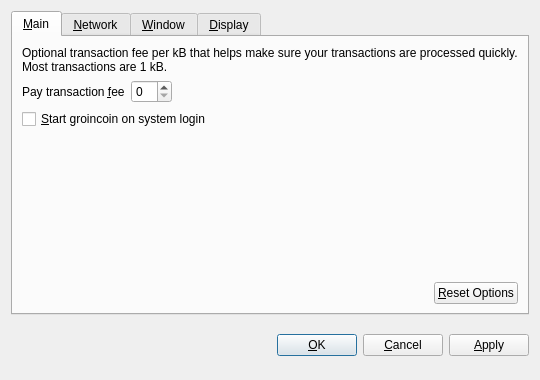
<?xml version="1.0" encoding="UTF-8"?>
<ui version="4.0">
 <class>OptionsDialog</class>
 <widget class="QDialog" name="OptionsDialog">
  <property name="geometry">
   <rect>
    <x>0</x>
    <y>0</y>
    <width>540</width>
    <height>380</height>
   </rect>
  </property>
  <property name="windowTitle">
   <string>Options</string>
  </property>
  <property name="modal">
   <bool>true</bool>
  </property>
  <layout class="QVBoxLayout" name="verticalLayout">
   <item>
    <widget class="QTabWidget" name="tabWidget">
     <property name="tabPosition">
      <enum>QTabWidget::North</enum>
     </property>
     <property name="currentIndex">
      <number>0</number>
     </property>
     <widget class="QWidget" name="tabMain">
      <attribute name="title">
       <string>&amp;Main</string>
      </attribute>
      <layout class="QVBoxLayout" name="verticalLayout_Main">
       <item>
        <widget class="QLabel" name="transactionFeeInfoLabel">
         <property name="text">
          <string>Optional transaction fee per kB that helps make sure your transactions are processed quickly. Most transactions are 1 kB.</string>
         </property>
         <property name="textFormat">
          <enum>Qt::PlainText</enum>
         </property>
         <property name="wordWrap">
          <bool>true</bool>
         </property>
        </widget>
       </item>
       <item>
        <layout class="QHBoxLayout" name="horizontalLayout_1_Main">
         <item>
          <widget class="QLabel" name="transactionFeeLabel">
           <property name="text">
            <string>Pay transaction &amp;fee</string>
           </property>
           <property name="textFormat">
            <enum>Qt::PlainText</enum>
           </property>
           <property name="buddy">
            <cstring>transactionFee</cstring>
           </property>
          </widget>
         </item>
         <item>
          <widget class="BitcoinAmountField" name="transactionFee"/>
         </item>
         <item>
          <spacer name="horizontalSpacer_1_Main">
           <property name="orientation">
            <enum>Qt::Horizontal</enum>
           </property>
           <property name="sizeHint" stdset="0">
            <size>
             <width>40</width>
             <height>20</height>
            </size>
           </property>
          </spacer>
         </item>
        </layout>
       </item>
       <item>
        <widget class="QCheckBox" name="bitcoinAtStartup">
         <property name="toolTip">
          <string>Automatically start groincoin after logging in to the system.</string>
         </property>
         <property name="text">
          <string>&amp;Start groincoin on system login</string>
         </property>
        </widget>
       </item>
       <item>
        <spacer name="verticalSpacer_Main">
         <property name="orientation">
          <enum>Qt::Vertical</enum>
         </property>
         <property name="sizeHint" stdset="0">
          <size>
           <width>20</width>
           <height>40</height>
          </size>
         </property>
        </spacer>
       </item>
       <item>
        <layout class="QHBoxLayout" name="horizontalLayout_2_Main">
         <item>
          <spacer name="horizontalSpacer_2_Main">
           <property name="orientation">
            <enum>Qt::Horizontal</enum>
           </property>
           <property name="sizeHint" stdset="0">
            <size>
             <width>40</width>
             <height>20</height>
            </size>
           </property>
          </spacer>
         </item>
         <item>
          <widget class="QPushButton" name="resetButton">
           <property name="toolTip">
            <string>Reset all client options to default.</string>
           </property>
           <property name="text">
            <string>&amp;Reset Options</string>
           </property>
           <property name="autoDefault">
            <bool>false</bool>
           </property>
          </widget>
         </item>
        </layout>
       </item>
      </layout>
     </widget>
     <widget class="QWidget" name="tabNetwork">
      <attribute name="title">
       <string>&amp;Network</string>
      </attribute>
      <layout class="QVBoxLayout" name="verticalLayout_Network">
       <item>
        <widget class="QCheckBox" name="mapPortUpnp">
         <property name="toolTip">
          <string>Automatically open the groincoin client port on the router. This only works when your router supports UPnP and it is enabled.</string>
         </property>
         <property name="text">
          <string>Map port using &amp;UPnP</string>
         </property>
        </widget>
       </item>
       <item>
        <widget class="QCheckBox" name="connectSocks">
         <property name="toolTip">
          <string>Connect to the groincoin network through a SOCKS proxy (e.g. when connecting through Tor).</string>
         </property>
         <property name="text">
          <string>&amp;Connect through SOCKS proxy:</string>
         </property>
        </widget>
       </item>
       <item>
        <layout class="QHBoxLayout" name="horizontalLayout_Network">
         <item>
          <widget class="QLabel" name="proxyIpLabel">
           <property name="text">
            <string>Proxy &amp;IP:</string>
           </property>
           <property name="textFormat">
            <enum>Qt::PlainText</enum>
           </property>
           <property name="buddy">
            <cstring>proxyIp</cstring>
           </property>
          </widget>
         </item>
         <item>
          <widget class="QValidatedLineEdit" name="proxyIp">
           <property name="maximumSize">
            <size>
             <width>140</width>
             <height>16777215</height>
            </size>
           </property>
           <property name="toolTip">
            <string>IP address of the proxy (e.g. 127.0.0.1)</string>
           </property>
          </widget>
         </item>
         <item>
          <widget class="QLabel" name="proxyPortLabel">
           <property name="text">
            <string>&amp;Port:</string>
           </property>
           <property name="textFormat">
            <enum>Qt::PlainText</enum>
           </property>
           <property name="buddy">
            <cstring>proxyPort</cstring>
           </property>
          </widget>
         </item>
         <item>
          <widget class="QLineEdit" name="proxyPort">
           <property name="maximumSize">
            <size>
             <width>55</width>
             <height>16777215</height>
            </size>
           </property>
           <property name="toolTip">
            <string>Port of the proxy (e.g. 9050)</string>
           </property>
          </widget>
         </item>
         <item>
          <widget class="QLabel" name="socksVersionLabel">
           <property name="text">
            <string>SOCKS &amp;Version:</string>
           </property>
           <property name="textFormat">
            <enum>Qt::PlainText</enum>
           </property>
           <property name="buddy">
            <cstring>socksVersion</cstring>
           </property>
          </widget>
         </item>
         <item>
          <widget class="QValueComboBox" name="socksVersion">
           <property name="toolTip">
            <string>SOCKS version of the proxy (e.g. 5)</string>
           </property>
          </widget>
         </item>
         <item>
          <spacer name="horizontalSpacer_Network">
           <property name="orientation">
            <enum>Qt::Horizontal</enum>
           </property>
           <property name="sizeHint" stdset="0">
            <size>
             <width>40</width>
             <height>20</height>
            </size>
           </property>
          </spacer>
         </item>
        </layout>
       </item>
       <item>
        <spacer name="verticalSpacer_Network">
         <property name="orientation">
          <enum>Qt::Vertical</enum>
         </property>
         <property name="sizeHint" stdset="0">
          <size>
           <width>20</width>
           <height>40</height>
          </size>
         </property>
        </spacer>
       </item>
      </layout>
     </widget>
     <widget class="QWidget" name="tabWindow">
      <attribute name="title">
       <string>&amp;Window</string>
      </attribute>
      <layout class="QVBoxLayout" name="verticalLayout_Window">
       <item>
        <widget class="QCheckBox" name="minimizeToTray">
         <property name="toolTip">
          <string>Show only a tray icon after minimizing the window.</string>
         </property>
         <property name="text">
          <string>&amp;Minimize to the tray instead of the taskbar</string>
         </property>
        </widget>
       </item>
       <item>
        <widget class="QCheckBox" name="minimizeOnClose">
         <property name="toolTip">
          <string>Minimize instead of exit the application when the window is closed. When this option is enabled, the application will be closed only after selecting Quit in the menu.</string>
         </property>
         <property name="text">
          <string>M&amp;inimize on close</string>
         </property>
        </widget>
       </item>
       <item>
        <spacer name="verticalSpacer_Window">
         <property name="orientation">
          <enum>Qt::Vertical</enum>
         </property>
         <property name="sizeHint" stdset="0">
          <size>
           <width>20</width>
           <height>40</height>
          </size>
         </property>
        </spacer>
       </item>
      </layout>
     </widget>
     <widget class="QWidget" name="tabDisplay">
      <attribute name="title">
       <string>&amp;Display</string>
      </attribute>
      <layout class="QVBoxLayout" name="verticalLayout_Display">
       <item>
        <layout class="QHBoxLayout" name="horizontalLayout_1_Display">
         <item>
          <widget class="QLabel" name="langLabel">
           <property name="text">
            <string>User Interface &amp;language:</string>
           </property>
           <property name="textFormat">
            <enum>Qt::PlainText</enum>
           </property>
           <property name="buddy">
            <cstring>lang</cstring>
           </property>
          </widget>
         </item>
         <item>
          <widget class="QValueComboBox" name="lang">
           <property name="toolTip">
            <string>The user interface language can be set here. This setting will take effect after restarting groincoin.</string>
           </property>
          </widget>
         </item>
        </layout>
       </item>
       <item>
        <layout class="QHBoxLayout" name="horizontalLayout_2_Display">
         <item>
          <widget class="QLabel" name="unitLabel">
           <property name="text">
            <string>&amp;Unit to show amounts in:</string>
           </property>
           <property name="textFormat">
            <enum>Qt::PlainText</enum>
           </property>
           <property name="buddy">
            <cstring>unit</cstring>
           </property>
          </widget>
         </item>
         <item>
          <widget class="QValueComboBox" name="unit">
           <property name="toolTip">
            <string>Choose the default subdivision unit to show in the interface and when sending coins.</string>
           </property>
          </widget>
         </item>
        </layout>
       </item>
       <item>
        <widget class="QCheckBox" name="displayAddresses">
         <property name="toolTip">
          <string>Whether to show groincoin addresses in the transaction list or not.</string>
         </property>
         <property name="text">
          <string>&amp;Display addresses in transaction list</string>
         </property>
        </widget>
       </item>
       <item>
        <widget class="QCheckBox" name="coinControlFeatures">
         <property name="toolTip">
          <string>Whether to show coin control features or not.</string>
         </property>
         <property name="text">
          <string>Display coin &amp;control features (experts only!)</string>
         </property>
        </widget>
       </item>
       <item>
        <spacer name="verticalSpacer_Display">
         <property name="orientation">
          <enum>Qt::Vertical</enum>
         </property>
         <property name="sizeHint" stdset="0">
          <size>
           <width>20</width>
           <height>40</height>
          </size>
         </property>
        </spacer>
       </item>
      </layout>
     </widget>
    </widget>
   </item>
   <item>
    <layout class="QHBoxLayout" name="horizontalLayout_Buttons">
     <item>
      <spacer name="horizontalSpacer_1">
       <property name="orientation">
        <enum>Qt::Horizontal</enum>
       </property>
       <property name="sizeHint" stdset="0">
        <size>
         <width>40</width>
         <height>48</height>
        </size>
       </property>
      </spacer>
     </item>
     <item>
      <widget class="QLabel" name="statusLabel">
       <property name="font">
        <font>
         <weight>75</weight>
         <bold>true</bold>
        </font>
       </property>
       <property name="text">
        <string/>
       </property>
       <property name="textFormat">
        <enum>Qt::PlainText</enum>
       </property>
       <property name="wordWrap">
        <bool>true</bool>
       </property>
      </widget>
     </item>
     <item>
      <spacer name="horizontalSpacer_2">
       <property name="orientation">
        <enum>Qt::Horizontal</enum>
       </property>
       <property name="sizeHint" stdset="0">
        <size>
         <width>40</width>
         <height>48</height>
        </size>
       </property>
      </spacer>
     </item>
     <item>
      <widget class="QPushButton" name="okButton">
       <property name="text">
        <string>&amp;OK</string>
       </property>
      </widget>
     </item>
     <item>
      <widget class="QPushButton" name="cancelButton">
       <property name="text">
        <string>&amp;Cancel</string>
       </property>
       <property name="autoDefault">
        <bool>false</bool>
       </property>
      </widget>
     </item>
     <item>
      <widget class="QPushButton" name="applyButton">
       <property name="text">
        <string>&amp;Apply</string>
       </property>
       <property name="autoDefault">
        <bool>false</bool>
       </property>
      </widget>
     </item>
    </layout>
   </item>
  </layout>
 </widget>
 <customwidgets>
  <customwidget>
   <class>BitcoinAmountField</class>
   <extends>QSpinBox</extends>
   <header>bitcoinamountfield.h</header>
  </customwidget>
  <customwidget>
   <class>QValueComboBox</class>
   <extends>QComboBox</extends>
   <header>qvaluecombobox.h</header>
  </customwidget>
  <customwidget>
   <class>QValidatedLineEdit</class>
   <extends>QLineEdit</extends>
   <header>qvalidatedlineedit.h</header>
  </customwidget>
 </customwidgets>
 <resources/>
 <connections/>
</ui>
